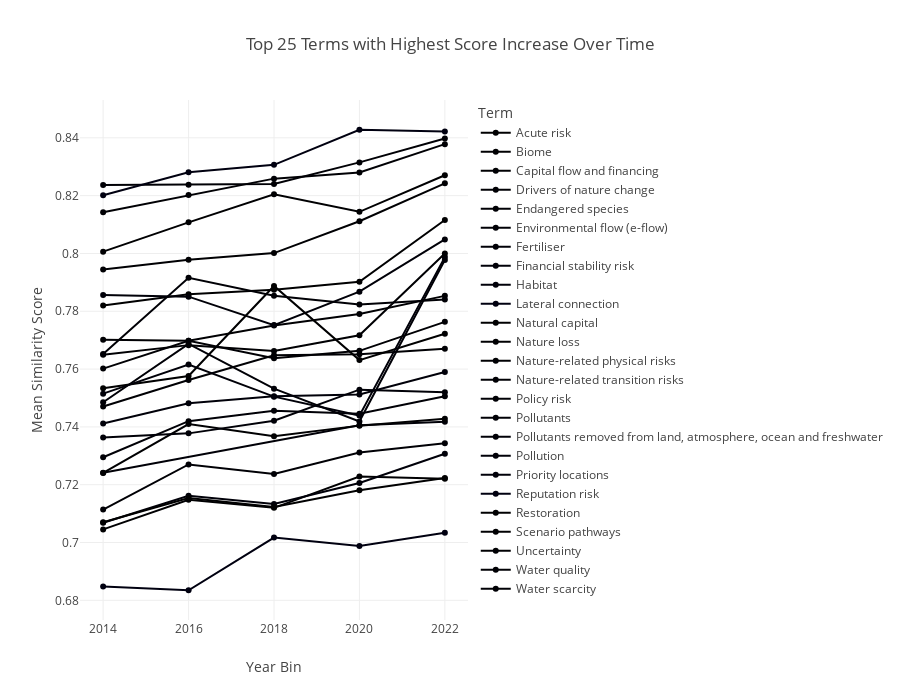

Here is the notebook cell this chart was saved with:
### Code cell
plot_term_trends_over_time(all_terms_similar_embeddings,25,2)

### Figure 1 — Plotly figure (JSON) as saved in the notebook; plotly's stock layout.template omitted (floating-point values rounded to 4 significant figures)
{"data": [{"hovertemplate": "term=Acute risk<br>Time Period=%{x}<br>Mean Similarity Score=%{y}<extra></extra>", "legendgroup": "Acute risk", "line": {"color": "#000001", "dash": "solid"}, "marker": {"symbol": "circle"}, "mode": "lines+markers", "name": "Acute risk", "orientation": "v", "showlegend": true, "type": "scatter", "x": [2014.0, 2016.0, 2018.0, 2020.0, 2022.0], "xaxis": "x", "y": [0.782, 0.7859, 0.7875, 0.7902, 0.8116], "yaxis": "y"}, {"hovertemplate": "term=Biome<br>Time Period=%{x}<br>Mean Similarity Score=%{y}<extra></extra>", "legendgroup": "Biome", "line": {"color": "#000002", "dash": "solid"}, "marker": {"symbol": "circle"}, "mode": "lines+markers", "name": "Biome", "orientation": "v", "showlegend": true, "type": "scatter", "x": [2014.0, 2016.0, 2018.0, 2020.0, 2022.0], "xaxis": "x", "y": [0.7045, 0.7148, 0.712, 0.7228, 0.7221], "yaxis": "y"}, {"hovertemplate": "term=Capital flow and financing<br>Time Period=%{x}<br>Mean Similarity Score=%{y}<extra></extra>", "legendgroup": "Capital flow and financing", "line": {"color": "#000003", "dash": "solid"}, "marker": {"symbol": "circle"}, "mode": "lines+markers", "name": "Capital flow and financing", "orientation": "v", "showlegend": true, "type": "scatter", "x": [2014.0, 2016.0, 2018.0, 2020.0, 2022.0], "xaxis": "x", "y": [0.7702, 0.7698, 0.775, 0.7791, 0.7853], "yaxis": "y"}, {"hovertemplate": "term=Drivers of nature change<br>Time Period=%{x}<br>Mean Similarity Score=%{y}<extra></extra>", "legendgroup": "Drivers of nature change", "line": {"color": "#000004", "dash": "solid"}, "marker": {"symbol": "circle"}, "mode": "lines+markers", "name": "Drivers of nature change", "orientation": "v", "showlegend": true, "type": "scatter", "x": [2014.0, 2016.0, 2018.0, 2020.0, 2022.0], "xaxis": "x", "y": [0.7471, 0.7562, 0.7648, 0.7652, 0.7671], "yaxis": "y"}, {"hovertemplate": "term=Endangered species<br>Time Period=%{x}<br>Mean Similarity Score=%{y}<extra></extra>", "legendgroup": "Endangered species", "line": {"color": "#000005", "dash": "solid"}, "marker": {"symbol": "circle"}, "mode": "lines+markers", "name": "Endangered species", "orientation": "v", "showlegend": true, "type": "scatter", "x": [2014.0, 2016.0, 2018.0, 2020.0, 2022.0], "xaxis": "x", "y": [0.7114, 0.727, 0.7237, 0.7312, 0.7343], "yaxis": "y"}, {"hovertemplate": "term=Environmental flow (e-flow)<br>Time Period=%{x}<br>Mean Similarity Score=%{y}<extra></extra>", "legendgroup": "Environmental flow (e-flow)", "line": {"color": "#000006", "dash": "solid"}, "marker": {"symbol": "circle"}, "mode": "lines+markers", "name": "Environmental flow (e-flow)", "orientation": "v", "showlegend": true, "type": "scatter", "x": [2014.0, 2016.0, 2018.0, 2020.0, 2022.0], "xaxis": "x", "y": [0.7295, 0.742, 0.7456, 0.7446, 0.7506], "yaxis": "y"}, {"hovertemplate": "term=Fertiliser<br>Time Period=%{x}<br>Mean Similarity Score=%{y}<extra></extra>", "legendgroup": "Fertiliser", "line": {"color": "#000007", "dash": "solid"}, "marker": {"symbol": "circle"}, "mode": "lines+markers", "name": "Fertiliser", "orientation": "v", "showlegend": true, "type": "scatter", "x": [2014.0, 2020.0, 2022.0], "xaxis": "x", "y": [0.7242, 0.7405, 0.7418], "yaxis": "y"}, {"hovertemplate": "term=Financial stability risk<br>Time Period=%{x}<br>Mean Similarity Score=%{y}<extra></extra>", "legendgroup": "Financial stability risk", "line": {"color": "#000008", "dash": "solid"}, "marker": {"symbol": "circle"}, "mode": "lines+markers", "name": "Financial stability risk", "orientation": "v", "showlegend": true, "type": "scatter", "x": [2014.0, 2016.0, 2018.0, 2020.0, 2022.0], "xaxis": "x", "y": [0.7857, 0.785, 0.7752, 0.7868, 0.8048], "yaxis": "y"}, {"hovertemplate": "term=Habitat<br>Time Period=%{x}<br>Mean Similarity Score=%{y}<extra></extra>", "legendgroup": "Habitat", "line": {"color": "#000009", "dash": "solid"}, "marker": {"symbol": "circle"}, "mode": "lines+markers", "name": "Habitat", "orientation": "v", "showlegend": true, "type": "scatter", "x": [2014.0, 2016.0, 2018.0, 2020.0, 2022.0], "xaxis": "x", "y": [0.7069, 0.7162, 0.7134, 0.7206, 0.7307], "yaxis": "y"}, {"hovertemplate": "term=Lateral connection<br>Time Period=%{x}<br>Mean Similarity Score=%{y}<extra></extra>", "legendgroup": "Lateral connection", "line": {"color": "#000010", "dash": "solid"}, "marker": {"symbol": "circle"}, "mode": "lines+markers", "name": "Lateral connection", "orientation": "v", "showlegend": true, "type": "scatter", "x": [2014.0, 2016.0, 2018.0, 2020.0, 2022.0], "xaxis": "x", "y": [0.6848, 0.6835, 0.7017, 0.6988, 0.7034], "yaxis": "y"}, {"hovertemplate": "term=Natural capital<br>Time Period=%{x}<br>Mean Similarity Score=%{y}<extra></extra>", "legendgroup": "Natural capital", "line": {"color": "#000001", "dash": "solid"}, "marker": {"symbol": "circle"}, "mode": "lines+markers", "name": "Natural capital", "orientation": "v", "showlegend": true, "type": "scatter", "x": [2014.0, 2016.0, 2018.0, 2020.0, 2022.0], "xaxis": "x", "y": [0.7534, 0.7576, 0.7888, 0.7631, 0.7723], "yaxis": "y"}, {"hovertemplate": "term=Nature loss<br>Time Period=%{x}<br>Mean Similarity Score=%{y}<extra></extra>", "legendgroup": "Nature loss", "line": {"color": "#000002", "dash": "solid"}, "marker": {"symbol": "circle"}, "mode": "lines+markers", "name": "Nature loss", "orientation": "v", "showlegend": true, "type": "scatter", "x": [2014.0, 2016.0, 2018.0, 2020.0, 2022.0], "xaxis": "x", "y": [0.7241, 0.741, 0.7367, 0.7404, 0.7428], "yaxis": "y"}, {"hovertemplate": "term=Nature-related physical risks<br>Time Period=%{x}<br>Mean Similarity Score=%{y}<extra></extra>", "legendgroup": "Nature-related physical risks", "line": {"color": "#000003", "dash": "solid"}, "marker": {"symbol": "circle"}, "mode": "lines+markers", "name": "Nature-related physical risks", "orientation": "v", "showlegend": true, "type": "scatter", "x": [2014.0, 2016.0, 2018.0, 2020.0, 2022.0], "xaxis": "x", "y": [0.7944, 0.7978, 0.8001, 0.8112, 0.8243], "yaxis": "y"}, {"hovertemplate": "term=Nature-related transition risks<br>Time Period=%{x}<br>Mean Similarity Score=%{y}<extra></extra>", "legendgroup": "Nature-related transition risks", "line": {"color": "#000004", "dash": "solid"}, "marker": {"symbol": "circle"}, "mode": "lines+markers", "name": "Nature-related transition risks", "orientation": "v", "showlegend": true, "type": "scatter", "x": [2014.0, 2016.0, 2018.0, 2020.0, 2022.0], "xaxis": "x", "y": [0.8143, 0.8202, 0.8259, 0.828, 0.8378], "yaxis": "y"}, {"hovertemplate": "term=Policy risk<br>Time Period=%{x}<br>Mean Similarity Score=%{y}<extra></extra>", "legendgroup": "Policy risk", "line": {"color": "#000005", "dash": "solid"}, "marker": {"symbol": "circle"}, "mode": "lines+markers", "name": "Policy risk", "orientation": "v", "showlegend": true, "type": "scatter", "x": [2014.0, 2016.0, 2018.0, 2020.0, 2022.0], "xaxis": "x", "y": [0.8237, 0.8238, 0.824, 0.8315, 0.8398], "yaxis": "y"}, {"hovertemplate": "term=Pollutants<br>Time Period=%{x}<br>Mean Similarity Score=%{y}<extra></extra>", "legendgroup": "Pollutants", "line": {"color": "#000006", "dash": "solid"}, "marker": {"symbol": "circle"}, "mode": "lines+markers", "name": "Pollutants", "orientation": "v", "showlegend": true, "type": "scatter", "x": [2014.0, 2016.0, 2018.0, 2020.0, 2022.0], "xaxis": "x", "y": [0.7485, 0.7687, 0.7532, 0.7419, 0.7977], "yaxis": "y"}, {"hovertemplate": "term=Pollutants removed from land, atmosphere, ocean and freshwater<br>Time Period=%{x}<br>Mean Similarity Score=%{y}<extra></extra>", "legendgroup": "Pollutants removed from land, atmosphere, ocean and freshwater", "line": {"color": "#000007", "dash": "solid"}, "marker": {"symbol": "circle"}, "mode": "lines+markers", "name": "Pollutants removed from land, atmosphere, ocean and freshwater", "orientation": "v", "showlegend": true, "type": "scatter", "x": [2014.0, 2016.0, 2018.0, 2020.0, 2022.0], "xaxis": "x", "y": [0.7363, 0.7378, 0.7421, 0.7529, 0.752], "yaxis": "y"}, {"hovertemplate": "term=Pollution<br>Time Period=%{x}<br>Mean Similarity Score=%{y}<extra></extra>", "legendgroup": "Pollution", "line": {"color": "#000008", "dash": "solid"}, "marker": {"symbol": "circle"}, "mode": "lines+markers", "name": "Pollution", "orientation": "v", "showlegend": true, "type": "scatter", "x": [2014.0, 2016.0, 2018.0, 2020.0, 2022.0], "xaxis": "x", "y": [0.7515, 0.7615, 0.7505, 0.7439, 0.7987], "yaxis": "y"}, {"hovertemplate": "term=Priority locations <br>Time Period=%{x}<br>Mean Similarity Score=%{y}<extra></extra>", "legendgroup": "Priority locations ", "line": {"color": "#000009", "dash": "solid"}, "marker": {"symbol": "circle"}, "mode": "lines+markers", "name": "Priority locations ", "orientation": "v", "showlegend": true, "type": "scatter", "x": [2014.0, 2016.0, 2018.0, 2020.0, 2022.0], "xaxis": "x", "y": [0.7411, 0.7482, 0.7506, 0.7512, 0.759], "yaxis": "y"}, {"hovertemplate": "term=Reputation risk<br>Time Period=%{x}<br>Mean Similarity Score=%{y}<extra></extra>", "legendgroup": "Reputation risk", "line": {"color": "#000010", "dash": "solid"}, "marker": {"symbol": "circle"}, "mode": "lines+markers", "name": "Reputation risk", "orientation": "v", "showlegend": true, "type": "scatter", "x": [2014.0, 2016.0, 2018.0, 2020.0, 2022.0], "xaxis": "x", "y": [0.8201, 0.8281, 0.8307, 0.8428, 0.8422], "yaxis": "y"}, {"hovertemplate": "term=Restoration<br>Time Period=%{x}<br>Mean Similarity Score=%{y}<extra></extra>", "legendgroup": "Restoration", "line": {"color": "#000001", "dash": "solid"}, "marker": {"symbol": "circle"}, "mode": "lines+markers", "name": "Restoration", "orientation": "v", "showlegend": true, "type": "scatter", "x": [2014.0, 2016.0, 2018.0, 2020.0, 2022.0], "xaxis": "x", "y": [0.707, 0.7154, 0.7123, 0.718, 0.7223], "yaxis": "y"}, {"hovertemplate": "term=Scenario pathways<br>Time Period=%{x}<br>Mean Similarity Score=%{y}<extra></extra>", "legendgroup": "Scenario pathways", "line": {"color": "#000002", "dash": "solid"}, "marker": {"symbol": "circle"}, "mode": "lines+markers", "name": "Scenario pathways", "orientation": "v", "showlegend": true, "type": "scatter", "x": [2014.0, 2016.0, 2018.0, 2020.0, 2022.0], "xaxis": "x", "y": [0.8006, 0.8108, 0.8205, 0.8144, 0.8271], "yaxis": "y"}, {"hovertemplate": "term=Uncertainty<br>Time Period=%{x}<br>Mean Similarity Score=%{y}<extra></extra>", "legendgroup": "Uncertainty", "line": {"color": "#000003", "dash": "solid"}, "marker": {"symbol": "circle"}, "mode": "lines+markers", "name": "Uncertainty", "orientation": "v", "showlegend": true, "type": "scatter", "x": [2014.0, 2016.0, 2018.0, 2020.0, 2022.0], "xaxis": "x", "y": [0.7649, 0.7683, 0.7663, 0.7717, 0.8], "yaxis": "y"}, {"hovertemplate": "term=Water quality<br>Time Period=%{x}<br>Mean Similarity Score=%{y}<extra></extra>", "legendgroup": "Water quality", "line": {"color": "#000004", "dash": "solid"}, "marker": {"symbol": "circle"}, "mode": "lines+markers", "name": "Water quality", "orientation": "v", "showlegend": true, "type": "scatter", "x": [2014.0, 2016.0, 2018.0, 2020.0, 2022.0], "xaxis": "x", "y": [0.7602, 0.7698, 0.7637, 0.7663, 0.7763], "yaxis": "y"}, {"hovertemplate": "term=Water scarcity<br>Time Period=%{x}<br>Mean Similarity Score=%{y}<extra></extra>", "legendgroup": "Water scarcity", "line": {"color": "#000005", "dash": "solid"}, "marker": {"symbol": "circle"}, "mode": "lines+markers", "name": "Water scarcity", "orientation": "v", "showlegend": true, "type": "scatter", "x": [2014.0, 2016.0, 2018.0, 2020.0, 2022.0], "xaxis": "x", "y": [0.7652, 0.7916, 0.7854, 0.7823, 0.7841], "yaxis": "y"}], "layout": {"height": 700, "legend": {"title": {"text": "Term"}, "tracegroupgap": 0}, "title": {"text": "Top 25 Terms with Highest Score Increase Over Time"}, "xaxis": {"anchor": "y", "domain": [0, 1], "tickmode": "array", "tickvals": [2022.0, 2020.0, 2018.0, 2016.0, 2014.0], "title": {"text": "Year Bin"}}, "yaxis": {"anchor": "x", "domain": [0, 1], "title": {"text": "Mean Similarity Score"}}}}
